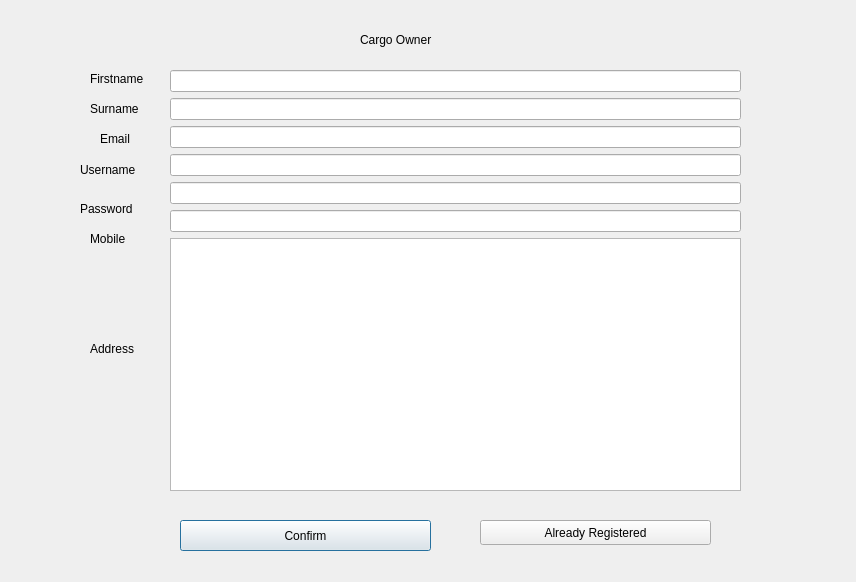
<?xml version="1.0" encoding="UTF-8"?>
<ui version="4.0">
 <class>CargoRegDialog</class>
 <widget class="QDialog" name="CargoRegDialog">
  <property name="geometry">
   <rect>
    <x>0</x>
    <y>0</y>
    <width>856</width>
    <height>582</height>
   </rect>
  </property>
  <property name="windowTitle">
   <string>Dialog</string>
  </property>
  <widget class="QLabel" name="label">
   <property name="geometry">
    <rect>
     <x>360</x>
     <y>30</y>
     <width>211</width>
     <height>20</height>
    </rect>
   </property>
   <property name="text">
    <string>Cargo Owner</string>
   </property>
  </widget>
  <widget class="QWidget" name="verticalLayoutWidget">
   <property name="geometry">
    <rect>
     <x>170</x>
     <y>70</y>
     <width>571</width>
     <height>421</height>
    </rect>
   </property>
   <layout class="QVBoxLayout" name="verticalLayout">
    <item>
     <widget class="QLineEdit" name="firstname">
      <property name="text">
       <string/>
      </property>
     </widget>
    </item>
    <item>
     <widget class="QLineEdit" name="surname">
      <property name="text">
       <string/>
      </property>
     </widget>
    </item>
    <item>
     <widget class="QLineEdit" name="email">
      <property name="text">
       <string/>
      </property>
     </widget>
    </item>
    <item>
     <widget class="QLineEdit" name="username">
      <property name="text">
       <string/>
      </property>
     </widget>
    </item>
    <item>
     <widget class="QLineEdit" name="password">
      <property name="text">
       <string/>
      </property>
     </widget>
    </item>
    <item>
     <widget class="QLineEdit" name="mobilenumber">
      <property name="text">
       <string/>
      </property>
     </widget>
    </item>
    <item>
     <widget class="QTextEdit" name="address">
      <property name="html">
       <string>&lt;!DOCTYPE HTML PUBLIC &quot;-//W3C//DTD HTML 4.0//EN&quot; &quot;http://www.w3.org/TR/REC-html40/strict.dtd&quot;&gt;
&lt;html&gt;&lt;head&gt;&lt;meta name=&quot;qrichtext&quot; content=&quot;1&quot; /&gt;&lt;style type=&quot;text/css&quot;&gt;
p, li { white-space: pre-wrap; }
&lt;/style&gt;&lt;/head&gt;&lt;body style=&quot; font-family:'Ubuntu'; font-size:11pt; font-weight:400; font-style:normal;&quot;&gt;
&lt;p style=&quot;-qt-paragraph-type:empty; margin-top:0px; margin-bottom:0px; margin-left:0px; margin-right:0px; -qt-block-indent:0; text-indent:0px;&quot;&gt;&lt;br /&gt;&lt;/p&gt;&lt;/body&gt;&lt;/html&gt;</string>
      </property>
     </widget>
    </item>
   </layout>
  </widget>
  <widget class="QPushButton" name="Confirm">
   <property name="geometry">
    <rect>
     <x>180</x>
     <y>520</y>
     <width>251</width>
     <height>31</height>
    </rect>
   </property>
   <property name="text">
    <string>Confirm</string>
   </property>
  </widget>
  <widget class="QPushButton" name="ToLogin">
   <property name="geometry">
    <rect>
     <x>480</x>
     <y>520</y>
     <width>231</width>
     <height>25</height>
    </rect>
   </property>
   <property name="text">
    <string>Already Registered</string>
   </property>
  </widget>
  <widget class="QLabel" name="label_2">
   <property name="geometry">
    <rect>
     <x>90</x>
     <y>70</y>
     <width>67</width>
     <height>17</height>
    </rect>
   </property>
   <property name="text">
    <string>Firstname</string>
   </property>
  </widget>
  <widget class="QLabel" name="label_3">
   <property name="geometry">
    <rect>
     <x>90</x>
     <y>100</y>
     <width>67</width>
     <height>17</height>
    </rect>
   </property>
   <property name="text">
    <string>Surname</string>
   </property>
  </widget>
  <widget class="QLabel" name="label_4">
   <property name="geometry">
    <rect>
     <x>100</x>
     <y>130</y>
     <width>67</width>
     <height>17</height>
    </rect>
   </property>
   <property name="text">
    <string>Email</string>
   </property>
  </widget>
  <widget class="QLabel" name="label_5">
   <property name="geometry">
    <rect>
     <x>80</x>
     <y>160</y>
     <width>81</width>
     <height>20</height>
    </rect>
   </property>
   <property name="text">
    <string>Username</string>
   </property>
  </widget>
  <widget class="QLabel" name="label_6">
   <property name="geometry">
    <rect>
     <x>80</x>
     <y>200</y>
     <width>67</width>
     <height>17</height>
    </rect>
   </property>
   <property name="text">
    <string>Password</string>
   </property>
  </widget>
  <widget class="QLabel" name="label_7">
   <property name="geometry">
    <rect>
     <x>90</x>
     <y>230</y>
     <width>67</width>
     <height>17</height>
    </rect>
   </property>
   <property name="text">
    <string>Mobile</string>
   </property>
  </widget>
  <widget class="QLabel" name="label_8">
   <property name="geometry">
    <rect>
     <x>90</x>
     <y>340</y>
     <width>67</width>
     <height>17</height>
    </rect>
   </property>
   <property name="text">
    <string>Address</string>
   </property>
  </widget>
 </widget>
 <resources/>
 <connections/>
</ui>
